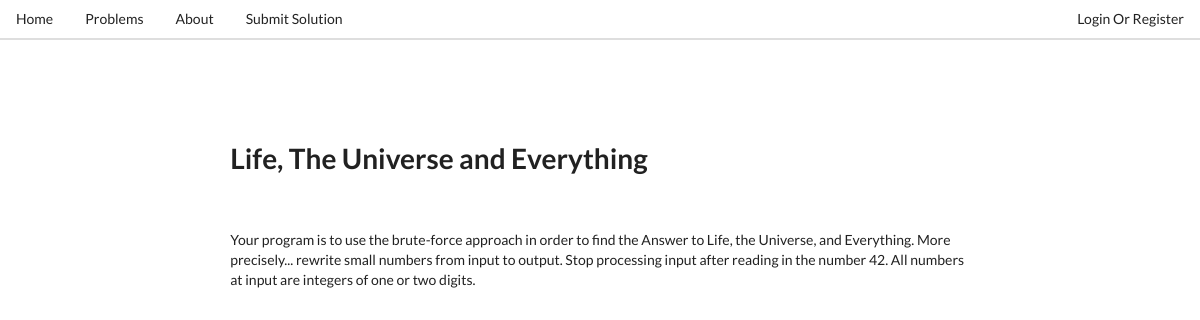
Page /judge/problems/TEST on the committed database.
### judge/models.py (models this page shows, shortened)
class Problem(models.Model):
    name = models.CharField(max_length=255)
    code = models.CharField(max_length=20, unique = True)
    link = models.URLField()
    statement = models.TextField()
    num_submissions = models.IntegerField(default = 0) # number of submissions
    num_accepted= models.IntegerField(default = 0)     # number of accepted submissions
    num_wa = models.IntegerField(default = 0)          # number of wrong answers
    num_re = models.IntegerField(default = 0)          # number of runtime errors
    num_tle = models.IntegerField(default = 0)         # number of tles
    date_added = models.DateTimeField(auto_now_add = True) # When added
    time_limit = models.IntegerField(default=1000)         # Time Limit
    source = models.CharField(max_length=255)
    num_tests = models.IntegerField(default = 1)
    author = models.ForeignKey('Coder', null = True)

### judge/views.py (the view)
# urls.py: url(r'^problems/(?P<pid>[\w\-]+)$', views.view_problem, name="view"),
def view_problem(request, pid):
    problem = get_object_or_404(Problem, code = pid)
    payload = {"problem":problem}
    return render(request, "judge/problem.html", payload)

### templates/judge/problem.html
{% extends 'judge/base.html' %}
{% block body_block %}
<div style="position: relative;top: 100px">
<div>
    <h1> {{ problem.name}} </h1>
    <br/><br/>
    {{ problem.statement }}
 </div>
</div>
{% endblock %}
{% block submit %}
	<a class = "item" href="/judge/submit/{{problem.code}}">
		Submit Solution
	</a>
{%endblock%}

### rows in the picture
Problem: name "Life, The Universe and Everything", statement "Your program is to use the brute-force approach in order to find the Answer to Life, the Universe, and Everything. More precisely... rewrite small numbers from input to output. Stop processing input after reading in the number 42. All numbers at input are integers of one or two digits."
